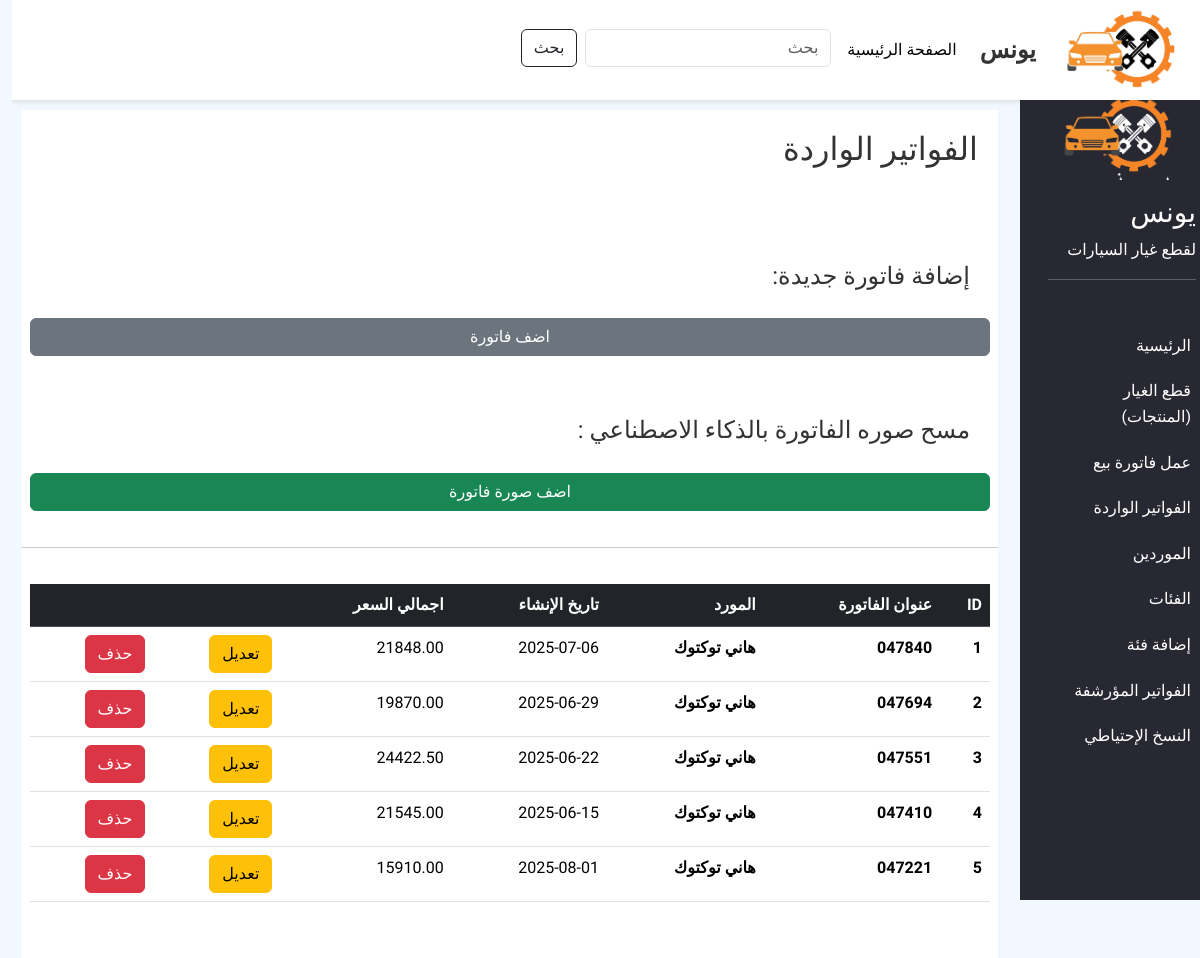
Page /income-bills on the earlier database version.
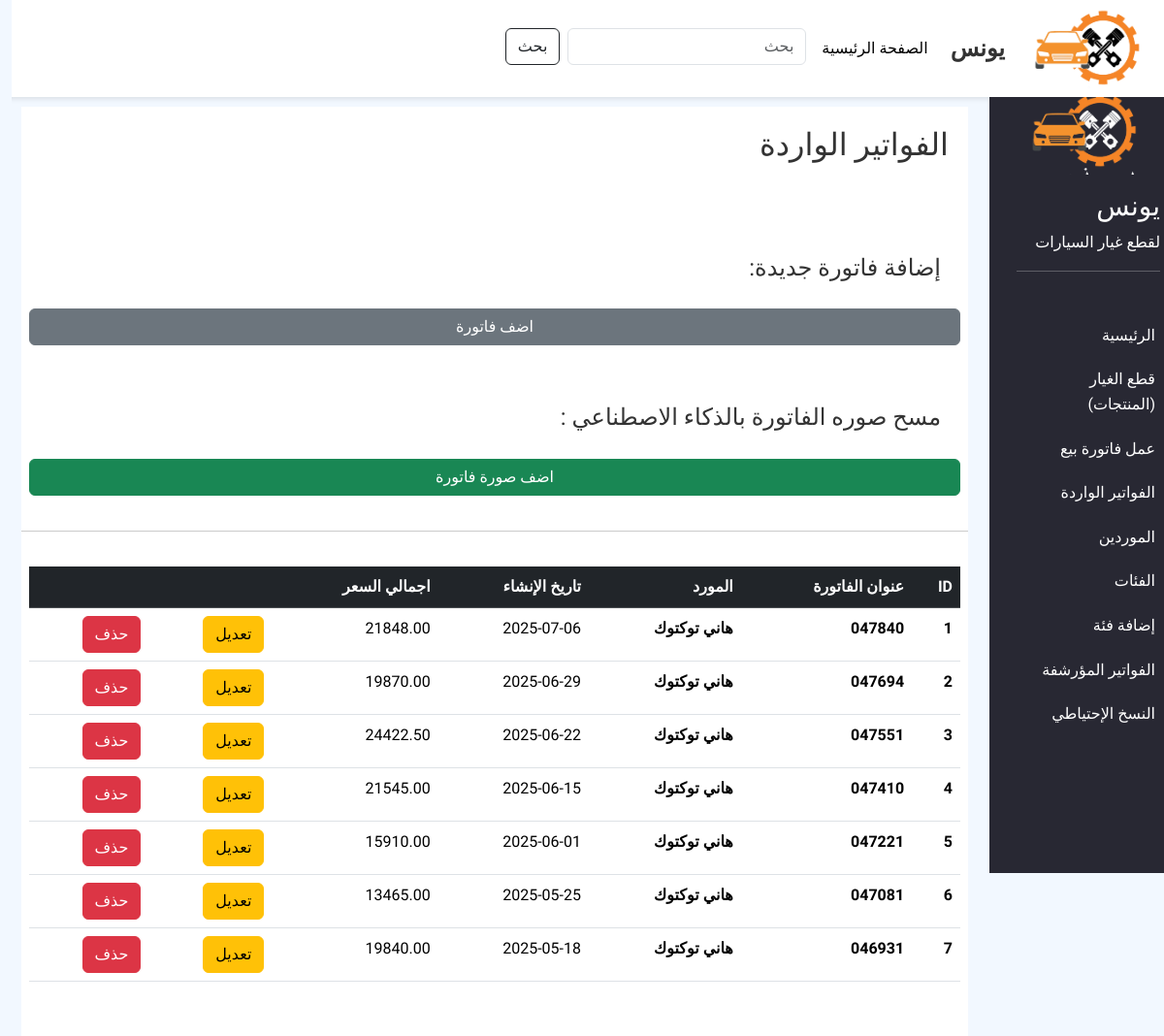
Same page on the later database version.
### CSP_app/models.py (models this page shows, shortened)
class IncomeBill(models.Model):
    title = models.CharField(max_length=100)
    supplier = models.ForeignKey(Supplier, on_delete=models.CASCADE, related_name='income_bills')
    description = models.TextField()
    amount = models.DecimalField(max_digits=10, decimal_places=2, default=0)
    date = models.DateField(null=True, blank=True)
    created_at = models.DateTimeField(auto_now_add=True)

class Supplier(models.Model):
    name = models.CharField(max_length=100)
    address = models.CharField(max_length=200)
    phone = models.CharField(max_length=20)
    created_at = models.DateTimeField(auto_now_add=True, null=True)

### CSP_app/views.py (the view)
# urls.py: path('income-bills', views.income_bills, name='income_bills'),
def income_bills(request):
    income_bills = IncomeBill.objects.all()
    if 'search-bar' in request.GET:
        search = request.GET['search-bar']
        income_bills = income_bills.filter(title__icontains=search)
    return render(request, 'income_bills.html', {'income_bills': income_bills})

### templates/income_bills.html (shortened to what this page needs)
{% extends 'base.html' %}
{% block content %}
{% load custom_filters %}
<div class="col-lg-10">
    <div class="content">
        <h2 style="padding: 20px;">
            الفواتير الواردة
        </h2><br>
        <div class="row" style="padding: 20px;">
            <h4 style="padding: 20px;">إضافة فاتورة جديدة:</h4>
            <a class="btn btn-secondary" href="{% url 'add_income_bill' %}">اضف فاتورة</a>
        </div>
        <div class="row" style="padding: 20px;">
            <h4 style="padding: 20px;">مسح صوره الفاتورة بالذكاء الاصطناعي :</h4>
            <a class="btn btn-success" href="{% url 'upload_invoice_with_gemini' %}">اضف صورة فاتورة</a>
        </div>
        <hr>
        <div class="row" style="padding: 20px;">
            <table class="table table-hover">
            <thead>
                <tr class="table-dark">
                <th scope="col">ID</th>
                <th scope="col">عنوان الفاتورة</th>
                <th scope="col">المورد</th>
                <th scope="col">تاريخ الإنشاء</th>
                <th scope="col">اجمالي السعر</th>
                <th scope="col">&nbsp;</th>
                <th scope="col">&nbsp;</th>
                </tr>
            </thead>
            <tbody>
                {% for bill in income_bills %}
                    <tr>
                    <th onclick="window.location.href='{% url 'income_bill_item' bill.id %}';" style="cursor: pointer;" scope="row">{{bill.id}}</th>
                    <th onclick="window.location.href='{% url 'income_bill_item' bill.id %}';" style="cursor: pointer;" scope="row">{{bill.title}}</th>
                    <th onclick="window.location.href='{% url 'income_bill_item' bill.id %}';" style="cursor: pointer;" scope="row">{{bill.supplier.name}}</th>
                    {% if bill.date %}
                    <td onclick="window.location.href='{% url 'income_bill_item' bill.id %}';" style="cursor: pointer;">{{bill.date|date:'Y-m-d'}}</td>
                    {% else %}
                    <td onclick="window.location.href='{% url 'income_bill_item' bill.id %}';" style="cursor: pointer;">{{bill.created_at|date:'Y-m-d'}}</td>
                    {% endif %}
                    <td onclick="window.location.href='{% url 'income_bill_item' bill.id %}';" style="cursor: pointer;">{{bill.amount}}</td>
                    <td><a href="{% url 'edit_income_bill' bill.id %}" class="btn btn-warning">تعديل</a></td>
                    <td><button class="btn btn-danger" data-bs-toggle="modal" data-bs-target="#deleteModal">حذف</button></td>
                    </tr>
                {% endfor %}
            </tbody>
            </table>
        </div>
    </div>
</div>
{% endblock %}

### templates/base.html (shortened to what this page needs)
<!DOCTYPE html>
{% load static %}
<html lang="en">
<head>
    <link href="https://cdn.jsdelivr.net/npm/bootstrap@5.3.3/dist/css/bootstrap.min.css" rel="stylesheet">
    <link rel="preload" as="style" onload="this.onload=null;this.rel='stylesheet'" href="{% static 'css/style.css' %}">
    <link rel="preload" as="style" onload="this.onload=null;this.rel='stylesheet'" href="{% static 'css/sidestyle.css' %}">
    <link href="https://cdn.jsdelivr.net/npm/select2@4.1.0-rc.0/dist/css/select2.min.css" rel="stylesheet">
</head>
<body dir="rtl">
    <div class="row">
    {% include 'parts/nav.html' %}
    {% include 'parts/sidepar.html' %}
    {% block content %}
    {% endblock %}
    </div>
</body>
</html>

### templates/parts/nav.html (shortened to what this page needs)
{% load static %}
<nav class="navbar navbar-expand-lg navbar-light">
    <img src="{% static 'img/younislogo-removebg2.png' %}" style="width: 120px; margin-right:40px;" alt="logo">
        <div class="container">
            <a class="navbar-brand" href="#">يونس</a>
            <div class="collapse navbar-collapse" id="navbarNav">
                <ul class="navbar-nav ms-auto">
                    <li class="nav-item">
                        <a class="nav-link active" {% if request.user.is_authenticated %}href="{% url 'home' %}"{% else %}href="{% url 'login' %}"{% endif %}>الصفحة الرئيسية</a>
                    </li>
                    <li class="nav-item">
                        <form method="GET" class="d-flex" role="search">
                            <input class="form-control me-2" name="search-bar" type="search" placeholder="بحث" aria-label="Search">
                            <button class="btn btn-outline-dark me-2" type="submit">بحث</button>
                        </form>
                    </li>
                </ul>
            </div>
        </div>
    </nav>

### templates/parts/sidepar.html (shortened to what this page needs)
<div class="col-lg-2" id="sidepar">
    <div class="head-photo text-white p-3">
    </div>
    <div class="head text-white p-3">
        <h3>يونس</h3>
        <p>لقطع غيار السيارات</p>
        <hr>
    </div>
    <div class="links p-3">
        <ul class="list-unstyled">
            <li><a {% if request.user.is_authenticated %} href="{% url 'home' %}" {% else %}href="{% url 'login' %}"{% endif %} class="text-white">الرئيسية</a></li>
            <li><a {% if request.user.is_authenticated %} href="{% url 'products' %}" {% else %}href="{% url 'login' %}"{% endif %} class="text-white">قطع الغيار (المنتجات)</a></li>
            <li><a {% if request.user.is_authenticated %} href="{% url 'mkbill' %}" {% else %}href="{% url 'login' %}"{% endif %} class="text-white">عمل فاتورة بيع</a></li>
            <li><a {% if request.user.is_authenticated %} href="{% url 'income_bills' %}" {% else %}href="{% url 'login' %}"{% endif %} class="text-white">الفواتير الواردة</a></li>
            <li><a {% if request.user.is_authenticated %} href="{% url 'suppliers' %}" {% else %}href="{% url 'login' %}"{% endif %} class="text-white">الموردين</a></li>
            <li><a {% if request.user.is_authenticated %} href="{% url 'categories' %}" {% else %}href="{% url 'login' %}"{% endif %} class="text-white">الفئات</a></li>
            <li><a {% if request.user.is_authenticated %} href="{% url 'create_category' %}" {% else %}href="{% url 'login' %}"{% endif %} class="text-white">إضافة فئة</a></li>
            <li><a {% if request.user.is_authenticated %} href="{% url 'archived_bills' %}" {% else %}href="{% url 'login' %}"{% endif %} class="text-white">الفواتير المؤرشفة</a></li>
            <li><a {% if request.user.is_authenticated %} href="{% url 'backup' %}" {% else %}href="{% url 'login' %}"{% endif %} class="text-white">النسخ الإحتياطي</a></li>
        </ul>
    </div>
</div>

### static/css/style.css (style rules this page uses)
* { margin: 0; padding: 0; }
html, body { height: 100%; width: 100%; font-family: "Alexandria", sans-serif; font-size: 16px; line-height: 1.6; background-color: rgb(242, 248, 255); color: #333; }
#sidepar { background-color: rgb(40, 40, 51); color: white; height: 100vh; overflow-y: auto; position: sticky; top: 0; }
#sidepar .head-photo { background-image: url("/static/img/younislogo-removebg.png"); background-size: cover; background-position: center; background-repeat: no-repeat; height: 80px; }
#sidepar .head h3 { color: #fff; font-family: "Alexandria", sans-serif; }
#sidepar .links a { text-decoration: none; color: white; display: block; margin-bottom: 10px; padding: 5px; }
.navbar { background-color: #ffffff; box-shadow: 0px 2px 5px rgba(0, 0, 0, 0.1); }
.navbar-brand { font-size: 1.5rem; font-weight: bold; color: #333; position: relative; }
.navbar-brand::after { content: ''; position: absolute; bottom: 0; left: 0; height: 2px; background-color: black; width: 0%; transition: width 0.3s ease; }
.nav-link { color: #333; margin-right: 15px; position: relative; }
.nav-link::after { content: ''; position: absolute; bottom: 0; left: 0; height: 2px; background-color: black; width: 0%; transition: width 0.3s ease; }
.content { margin: 10px; height: 100%; background-color: rgb(255, 255, 255); }

Differences in the rows shown:
changed IncomeBill (number 5 of 7 on the later page): date "2025-08-01" → "2025-06-01"
added IncomeBill: title "047081", supplier.name "هاني توكتوك", date "2025-05-25", amount "13465.00"
added IncomeBill: title "046931", supplier.name "هاني توكتوك", date "2025-05-18", amount "19840.00"
